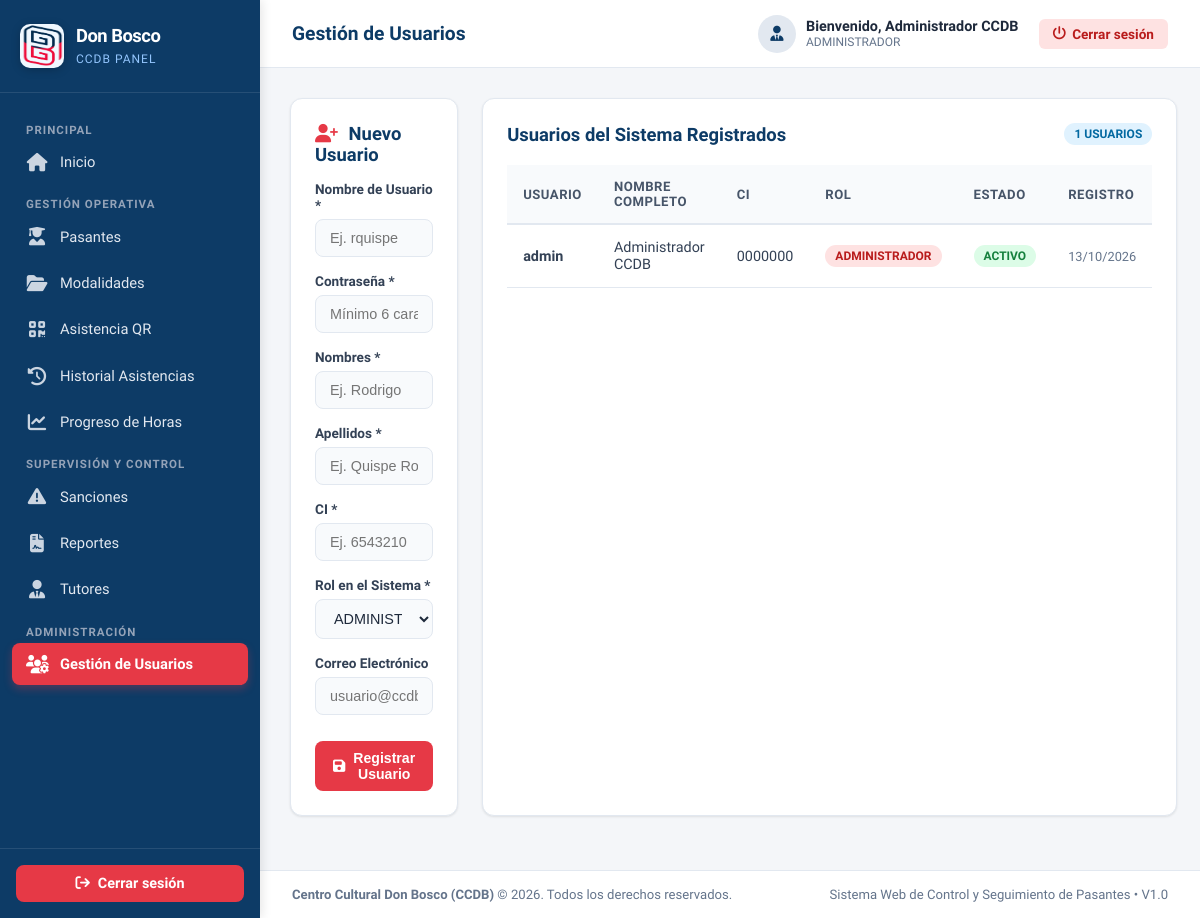
The page /views/usuarios/index.php (signed in) on the database its author committed.
### tables this page shows
CREATE TABLE IF NOT EXISTS usuarios (
    id_usuario INT UNSIGNED AUTO_INCREMENT PRIMARY KEY,
    id_rol INT UNSIGNED NOT NULL,
    usuario VARCHAR(50) NOT NULL UNIQUE,
    password VARCHAR(255) NOT NULL,
    nombres VARCHAR(100) NOT NULL,
    apellidos VARCHAR(100) NOT NULL,
    ci VARCHAR(30) NOT NULL UNIQUE,
    correo VARCHAR(150) UNIQUE,
    telefono VARCHAR(30),
    estado TINYINT(1) NOT NULL DEFAULT 1,
    remember_token VARCHAR(255) NULL,
    remember_expiry DATETIME NULL,
    fecha_registro DATETIME NOT NULL DEFAULT CURRENT_TIMESTAMP,
    CONSTRAINT fk_usuarios_roles
        FOREIGN KEY (id_rol)
        REFERENCES roles(id_rol)
        ON UPDATE CASCADE
        ON DELETE RESTRICT
);

CREATE TABLE IF NOT EXISTS roles (
    id_rol INT UNSIGNED AUTO_INCREMENT PRIMARY KEY,
    nombre VARCHAR(50) NOT NULL UNIQUE,
    descripcion VARCHAR(255),
    estado TINYINT(1) NOT NULL DEFAULT 1,
    fecha_registro DATETIME NOT NULL DEFAULT CURRENT_TIMESTAMP
);

### config/auth.php (called while the page is built, shortened)
<?php
class Auth {
    public static function check() {
        if (isset($_SESSION['user_id']) && !empty($_SESSION['user_id'])) {
            return true;
        }
        return self::restoreFromCookie();
    }
    public static function user() {
        return [
            'id'       => $_SESSION['user_id'],
            'usuario'  => $_SESSION['user_name'] ?? '',
            'nombre'   => $_SESSION['user_fullname'] ?? '',
            'rol_id'   => $_SESSION['user_role_id'] ?? 0,
            'rol_name' => $_SESSION['user_role_name'] ?? 'INVITADO',
            'ci'       => $_SESSION['user_ci'] ?? '',
            'correo'   => $_SESSION['user_email'] ?? '',
        ];
    }
}

### views/usuarios/index.php (the view, shortened to what this page needs)
<?php
require_once __DIR__ . '/../../config/auth.php';
$pageTitle = 'Gestión de Usuarios';
$db = Database::getConnection();
$usuarios = $db->query("SELECT u.*, r.nombre AS rol_nombre
                        FROM usuarios u
                        INNER JOIN roles r ON u.id_rol = r.id_rol
                        ORDER BY u.id_usuario DESC")->fetchAll();
$roles = $db->query("SELECT * FROM roles WHERE estado = 1")->fetchAll();
require_once __DIR__ . '/../../includes/header.php';
require_once __DIR__ . '/../../includes/sidebar.php';
?>
<div class="main-wrapper">
    <?php require_once __DIR__ . '/../../includes/navbar.php'; ?>
    <main class="content-body">
        <div style="display: grid; grid-template-columns: 1fr 2fr; gap: 24px;">
            <div class="card">
                <h3 class="card-title" style="margin-bottom: 16px;">
                    <i class="fa-solid fa-user-plus" style="color: var(--primary-red); margin-right: 6px;"></i>
                    Nuevo Usuario
                </h3>
                <form method="POST" action="index.php">
                    <div class="form-group">
                        <label for="usuario">Nombre de Usuario *</label>
                        <input type="text" name="usuario" id="usuario" class="form-control" required placeholder="Ej. rquispe">
                    </div>
                    <div class="form-group">
                        <label for="password">Contraseña *</label>
                        <input type="password" name="password" id="password" class="form-control" required placeholder="Mínimo 6 caracteres">
                    </div>
                    <div class="form-group">
                        <label for="nombres">Nombres *</label>
                        <input type="text" name="nombres" id="nombres" class="form-control" required placeholder="Ej. Rodrigo">
                    </div>
                    <div class="form-group">
                        <label for="apellidos">Apellidos *</label>
                        <input type="text" name="apellidos" id="apellidos" class="form-control" required placeholder="Ej. Quispe Rojas">
                    </div>
                    <div class="form-group">
                        <label for="ci">CI *</label>
                        <input type="text" name="ci" id="ci" class="form-control" required placeholder="Ej. 6543210">
                    </div>
                    <div class="form-group">
                        <label for="id_rol">Rol en el Sistema *</label>
                        <select name="id_rol" id="id_rol" class="form-control" required>
                            <?php foreach ($roles as $r): ?>
                                <option value="<?= $r['id_rol'] ?>"><?= htmlspecialchars($r['nombre']) ?> - <?= htmlspecialchars($r['descripcion'] ?? '') ?></option>
                            <?php endforeach; ?>
                        </select>
                    </div>
                    <div class="form-group">
                        <label for="correo">Correo Electrónico</label>
                        <input type="email" name="correo" id="correo" class="form-control" placeholder="usuario@ccdb.org.bo">
                    </div>
                    <button type="submit" class="btn btn-danger" style="width: 100%; justify-content: center; margin-top: 10px;">
                        <i class="fa-solid fa-floppy-disk"></i> Registrar Usuario
                    </button>
                </form>
            </div>
            <div class="card">
                <div class="card-header-flex">
                    <h3 class="card-title">Usuarios del Sistema Registrados</h3>
                    <span class="badge badge-info"><?= count($usuarios) ?> usuarios</span>
                </div>
                <div class="table-responsive">
                    <table class="table-custom">
                        <thead>
                            <tr>
                                <th>Usuario</th>
                                <th>Nombre Completo</th>
                                <th>CI</th>
                                <th>Rol</th>
                                <th>Estado</th>
                                <th>Registro</th>
                            </tr>
                        </thead>
                        <tbody>
                            <?php foreach ($usuarios as $u): ?>
                                <tr>
                                    <td><strong><?= htmlspecialchars($u['usuario']) ?></strong></td>
                                    <td><?= htmlspecialchars($u['nombres'] . ' ' . $u['apellidos']) ?></td>
                                    <td><?= htmlspecialchars($u['ci']) ?></td>
                                    <td>
                                        <?php if ($u['rol_nombre'] === 'ADMINISTRADOR'): ?>
                                            <span class="badge badge-danger">ADMINISTRADOR</span>
                                        <?php elseif ($u['rol_nombre'] === 'PERSONAL'): ?>
                                            <span class="badge badge-info">PERSONAL</span>
                                        <?php endif; ?>
                                    </td>
                                    <td>
                                        <span class="badge badge-success">Activo</span>
                                    </td>
                                    <td style="font-size: 0.8rem; color: var(--text-muted);">
                                        <?= date('d/m/Y', strtotime($u['fecha_registro'])) ?>
                                    </td>
                                </tr>
                            <?php endforeach; ?>
                        </tbody>
                    </table>
                </div>
            </div>
        </div>
    </main>
    <?php require_once __DIR__ . '/../../includes/footer.php'; ?>

### includes/navbar.php
<?php
$currentUser = Auth::user();
?>
<header class="top-navbar">
    <div class="nav-left">
        <h3><?= htmlspecialchars($pageTitle ?? 'Panel de Control') ?></h3>
    </div>
    <div class="nav-right">
        <div class="user-badge">
            <div class="user-avatar">
                <i class="fa-solid fa-user-tie"></i>
            </div>
            <div class="user-info">
                <div class="user-name">Bienvenido, <?= htmlspecialchars($currentUser['nombre'] ?? 'Usuario') ?></div>
                <div class="user-role"><?= htmlspecialchars($currentUser['rol_name'] ?? 'PERSONAL') ?></div>
            </div>
        </div>
        <a href="<?= APP_ROOT ?>logout.php" class="btn-logout-nav" title="Cerrar sesión" onclick="return confirm('¿Desea cerrar la sesión actual?');">
            <i class="fa-solid fa-power-off"></i>
            <span>Cerrar sesión</span>
        </a>
    </div>
</header>

### assets/css/style.css (style rules this page uses)
:root { --primary-blue: #0d3b66; --secondary-blue: #1d4e89; --primary-red: #e63946; --hover-red: #c92a37; --bg-color: #f4f6f9; --sidebar-width: 260px; --navbar-height: 68px; --card-bg: #ffffff; --text-dark: #1e293b; --text-muted: #64748b; --border-color: #e2e8f0; --border-radius: 12px; --shadow-sm: 0 1px 3px rgba(0,0,0,0.06), 0 1px 2px rgba(0,0,0,0.04); --shadow-md: 0 4px 6px -1px rgba(0,0,0,0.07), 0 2px 4px -1px rgba(0,0,0,0.04); --shadow-lg: 0 10px 15px -3px rgba(0,0,0,0.08), 0 4px 6px -2px rgba(0,0,0,0.03); }
* { box-sizing: border-box; margin: 0; padding: 0; }
body { font-family: 'Segoe UI', system-ui, -apple-system, BlinkMacSystemFont, Roboto, sans-serif; background-color: var(--bg-color); color: var(--text-dark); display: block; min-height: 100vh; }
.main-wrapper { margin-left: var(--sidebar-width); width: calc(100% - var(--sidebar-width)); min-height: 100vh; display: flex; flex-direction: column; }
.top-navbar { height: var(--navbar-height); background: #ffffff; border-bottom: 1px solid var(--border-color); display: flex; align-items: center; justify-content: space-between; padding: 0 32px; position: sticky; top: 0; z-index: 99; }
.nav-left h3 { font-size: 1.2rem; font-weight: 700; color: var(--primary-blue); }
.nav-right { display: flex; align-items: center; gap: 20px; }
.user-badge { display: flex; align-items: center; gap: 10px; }
.user-avatar { width: 38px; height: 38px; border-radius: 50%; background: #e2e8f0; color: var(--primary-blue); display: flex; align-items: center; justify-content: center; font-weight: 700; font-size: 0.95rem; }
.user-info { line-height: 1.2; }
.user-info .user-name { font-size: 0.9rem; font-weight: 700; color: #1e293b; }
.user-info .user-role { font-size: 0.75rem; color: var(--text-muted); }
.btn-logout-nav { padding: 7px 14px; border-radius: 6px; background-color: #fee2e2; color: #b91c1c; text-decoration: none; font-size: 0.85rem; font-weight: 600; display: flex; align-items: center; gap: 6px; transition: all 0.2s; }
.content-body { padding: 30px; flex-grow: 1; }
.card { background: var(--card-bg); border-radius: var(--border-radius); border: 1px solid var(--border-color); box-shadow: var(--shadow-sm); padding: 24px; margin-bottom: 24px; }
.card-header-flex { display: flex; justify-content: space-between; align-items: center; margin-bottom: 20px; }
.card-title { font-size: 1.15rem; font-weight: 700; color: var(--primary-blue); }
.table-responsive { overflow-x: auto; }
.table-custom { width: 100%; border-collapse: collapse; text-align: left; }
.table-custom th { background: #f8fafc; padding: 14px 16px; font-size: 0.82rem; font-weight: 700; text-transform: uppercase; color: #475569; border-bottom: 2px solid var(--border-color); letter-spacing: 0.5px; }
.table-custom td { padding: 14px 16px; font-size: 0.9rem; border-bottom: 1px solid var(--border-color); color: #334155; vertical-align: middle; }
.badge { padding: 4px 10px; border-radius: 50px; font-size: 0.75rem; font-weight: 700; text-transform: uppercase; display: inline-block; }
.badge-success { background: #dcfce7; color: #15803d; }
.badge-danger { background: #fee2e2; color: #b91c1c; }
.badge-info { background: #e0f2fe; color: #0369a1; }
.btn { padding: 9px 18px; border-radius: 8px; font-size: 0.88rem; font-weight: 600; text-decoration: none; cursor: pointer; display: inline-flex; align-items: center; gap: 8px; border: none; transition: all 0.2s; }
.btn-danger { background-color: var(--primary-red); color: #ffffff; }
.form-group { margin-bottom: 16px; }
.form-group label { display: block; font-size: 0.85rem; font-weight: 600; color: #334155; margin-bottom: 6px; }
.form-control { width: 100%; padding: 10px 14px; border: 1.5px solid var(--border-color); border-radius: 8px; font-size: 0.9rem; color: var(--text-dark); outline: none; background: #f8fafc; transition: border-color 0.2s; }

### rows shown on the page
usuarios: id_rol.nombre "ADMINISTRADOR", usuario "admin", nombres+apellidos "Administrador CCDB", ci "0000000", fecha_registro "13/10/2026"

### other values the page prints
$pageTitle "Gestión de Usuarios"
$currentUser['nombre'] "Administrador CCDB"
count($usuarios) "1"
form field id_rol "ADMINISTRADOR - Administrador general del sistema con control total"
